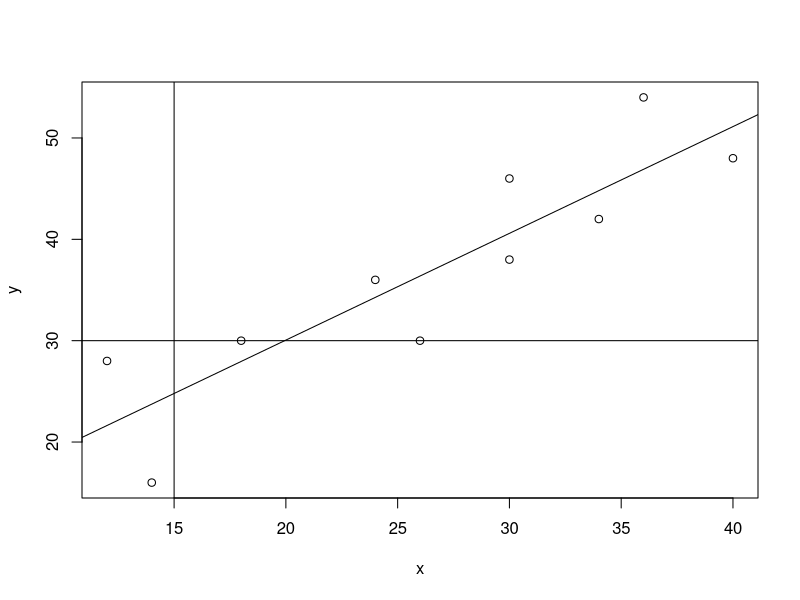
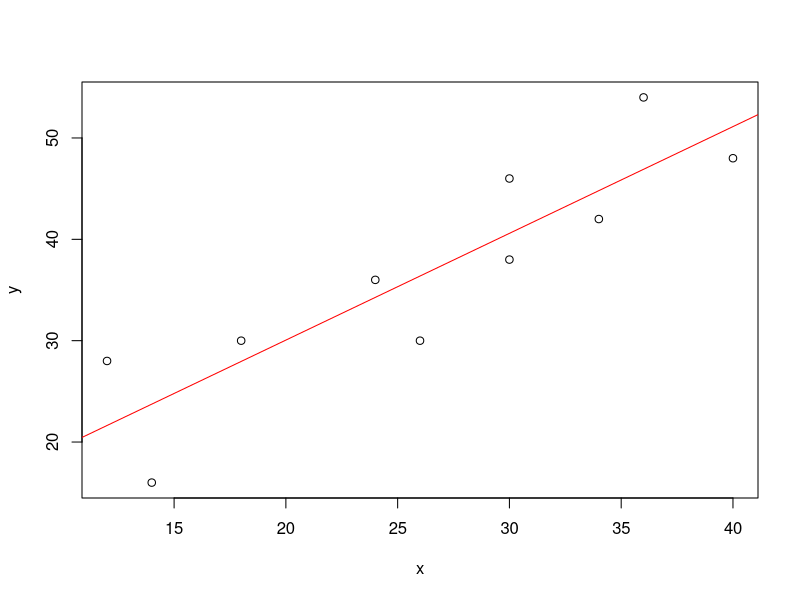

R code for these plots, in order:
#data
x <-c(36,26,12,40,24,18,30,30,14,34)
y <-c(54,30,28,48,36,30,38,46,16,42)
#Fitting
lm(y~x)
out<-lm(y~x)
summary(out)

#Plot
plot(x,y)
abline(v=15)
abline(h=30)
abline(lm(y~x))

plot(x,y)
abline(lm(y~x),col="red")

##question2
#data
x <-c(36,34,25,20.55,27.55,24.8,22.99)
y <-c(30.32,20.58,17.8,16.38,21.96,19.66,22.16)
#Fitting
?lm
out<-lm(y~x)
summary(out)
#2.2
#y = 5.2+(0.5*35)
ans = 5.2 + (0.5*35);ans

#question3
getwd()
setwd("/Users/jatawatsafe/DEV/INT304_R")
data <- read.csv("Height.csv")
head(data)
out<- lm(data = data, Height ~momheight+dadheight)
summary(out)
# y= 18.5 + 0.30351(momheight) + 0.38786(dadheight)

#Q from excel
price <-c(2800,2800,2700,3500,3300,2000,4000,3000,2500,3000)
score <-c(62,53,44,50,54,39,66,55,34,39)
out <- lm(score~price)
summary(out)
